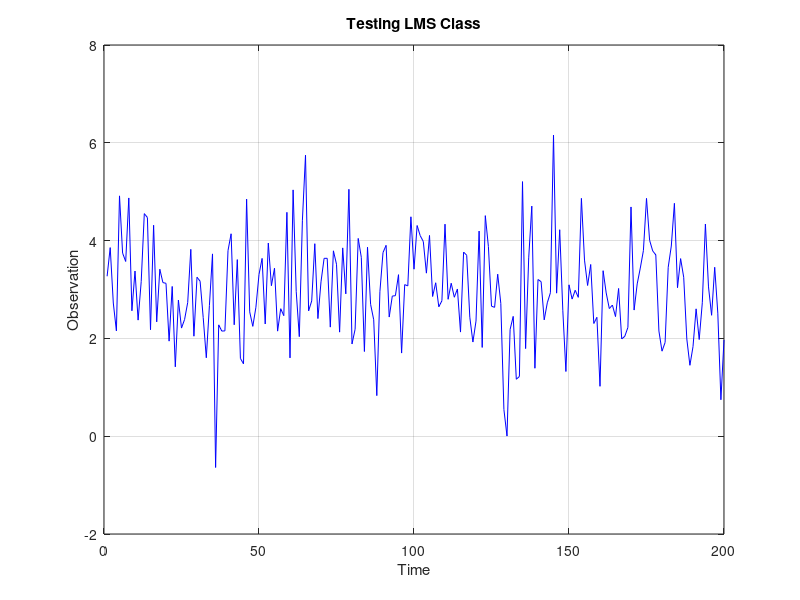

MATLAB code for this plot: (Note: this script raises an error after producing the figure.)
% Initial test Multi-Agent System
addpath("./Technique/")
addpath("./Agent/")

%% Simple stationary simulation
x = [1 1 1]';
x_dim = 3;
u = [1 1 1];
N = 200;
n = 1:N;
Na = 6;
noise = randn(Na,N);

d = u*x + noise;
y_dim = 1;

%% Figures
figure(1)
plot(n,d(1,:),'b')
xlabel('Time')
ylabel('Observation')
title('Testing LMS Class')
hold on
grid on

% Choose an Agent vector and Run sim
%{ OBS: (Previsão de acordo com a teoria)
%}
%% 1º Valor alto de RMSE (3 agentes, non coop)
 agent_vec = Agent_vector();
%% 2º Valor alto de RMSE (6 agentes, non coop)
agent_vec = Agent_vector('n_agents', 6);
%% 3º Valor mais baixo de RMSE (6 agents, consensus constrain)
a_vec = repmat(Agent(), [1, 6]);
for a = 1:6
    a_vec(a) = Agent();
end
agent_vec = Agent_vector('agents_vec', a_vec, 'coop_type', Cooperation_type.consensus_constrain, 'B_matrix', [1 1 1 0 0 0;...
                                                                                                              1 1 0 0 0 0;...
                                                                                                              1 0 1 1 0 0;...
                                                                                                              0 0 1 1 1 1;...
                                                                                                              0 0 0 1 1 0;...
                                                                                                              0 0 0 1 0 1;]);
%% 4º Valor baixo de RMSE (6 agents, single task)
agent_vec = Agent_vector('n_agents', 6, 'coop_type', Cooperation_type.single_task, 'B_matrix', [1 1 1 0 0 0;...
                                                                                                1 1 0 0 0 0;...
                                                                                                1 0 1 1 0 0;...
                                                                                                0 0 1 1 1 1;...
                                                                                                0 0 0 1 1 0;...
                                                                                                0 0 0 1 0 1;]);
%% 5º Valor mais baixo de RMSE (6 agents, consensus constrain, RLS)
a_vec = repmat(Agent(), [1, 6]);
for a = 1:6
    a_vec(a) = Agent('agent_tech', Rls('lambda', 0.88));
end
agent_vec = Agent_vector('agents_vec', a_vec, 'coop_type', Cooperation_type.single_task, 'B_matrix', [1 1 1 0 0 0;...
                                                                                                              1 1 0 0 0 0;...
                                                                                                              1 0 1 1 0 0;...
                                                                                                              0 0 1 1 1 1;...
                                                                                                              0 0 0 1 1 0;...
                                                                                                              0 0 0 1 0 1;]);
%% Run sim
Na = agent_vec.n_agents;
H_hat_history = zeros(y_dim, x_dim, Na, N);
y_hat_history = zeros(y_dim, Na, N);
obs = d';
for n = 1:N
    agent_vec.update(obs(n,:),x);
    for a = 1:Na
        H_hat_history(:,:,a,n) = agent_vec.agents_vec(a).get_H_hat();
        y_hat_history(:,a,n) = agent_vec.agents_vec(a).get_y_hat();
    end
end

%% Plots
n = 1:N;
plot(n, reshape(y_hat_history(:,1,:), [1, N]), 'r--');
plot(n, reshape(y_hat_history(:,2,:), [1, N]), 'g--');
plot(n, reshape(y_hat_history(:,3,:), [1, N]), 'k--');
legend('obs', 'a1', 'a2', 'a3')
hold off

%% The error
e1 = abs(reshape(y_hat_history(:,1,:), [1, N]) - u*x);
e2 = zeros(1,N);
for i = 1:N
    e2(i) = norm(H_hat_history(:,:,1,i) - u);
end
figure(2)
plot(n,e1,'b')
hold on
plot(n,e2,'r')
title('Test: Error.')
ylabel('e[n]')
xlabel('n')
legend('y', 'H')
grid on
hold off
